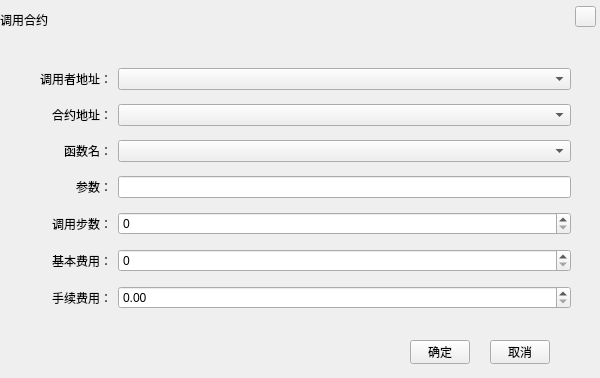
<?xml version="1.0" encoding="UTF-8"?>
<ui version="4.0">
 <class>CallContractWidgetUB</class>
 <widget class="QDialog" name="CallContractWidgetUB">
  <property name="geometry">
   <rect>
    <x>0</x>
    <y>0</y>
    <width>600</width>
    <height>378</height>
   </rect>
  </property>
  <property name="windowTitle">
   <string>Dialog</string>
  </property>
  <widget class="QLabel" name="title_Label">
   <property name="geometry">
    <rect>
     <x>0</x>
     <y>0</y>
     <width>600</width>
     <height>40</height>
    </rect>
   </property>
   <property name="text">
    <string>调用合约</string>
   </property>
  </widget>
  <widget class="QToolButton" name="closeBtn">
   <property name="geometry">
    <rect>
     <x>575</x>
     <y>6</y>
     <width>21</width>
     <height>21</height>
    </rect>
   </property>
   <property name="cursor">
    <cursorShape>PointingHandCursor</cursorShape>
   </property>
   <property name="text">
    <string/>
   </property>
  </widget>
  <widget class="QToolButton" name="okBtn">
   <property name="geometry">
    <rect>
     <x>410</x>
     <y>340</y>
     <width>60</width>
     <height>24</height>
    </rect>
   </property>
   <property name="cursor">
    <cursorShape>PointingHandCursor</cursorShape>
   </property>
   <property name="text">
    <string>确定</string>
   </property>
  </widget>
  <widget class="QToolButton" name="cancelBtn">
   <property name="geometry">
    <rect>
     <x>490</x>
     <y>340</y>
     <width>60</width>
     <height>24</height>
    </rect>
   </property>
   <property name="cursor">
    <cursorShape>PointingHandCursor</cursorShape>
   </property>
   <property name="text">
    <string>取消</string>
   </property>
  </widget>
  <widget class="QWidget" name="layoutWidget">
   <property name="geometry">
    <rect>
     <x>40</x>
     <y>60</y>
     <width>531</width>
     <height>261</height>
    </rect>
   </property>
   <layout class="QGridLayout" name="gridLayout">
    <item row="0" column="0">
     <widget class="QLabel" name="label_2">
      <property name="text">
       <string>调用者地址：</string>
      </property>
      <property name="alignment">
       <set>Qt::AlignRight|Qt::AlignTrailing|Qt::AlignVCenter</set>
      </property>
     </widget>
    </item>
    <item row="0" column="1">
     <widget class="QComboBox" name="callAddress"/>
    </item>
    <item row="1" column="0">
     <widget class="QLabel" name="label">
      <property name="text">
       <string>合约地址：</string>
      </property>
      <property name="alignment">
       <set>Qt::AlignRight|Qt::AlignTrailing|Qt::AlignVCenter</set>
      </property>
     </widget>
    </item>
    <item row="1" column="1">
     <widget class="QComboBox" name="contractAddress"/>
    </item>
    <item row="2" column="0">
     <widget class="QLabel" name="label_3">
      <property name="text">
       <string>函数名：</string>
      </property>
      <property name="alignment">
       <set>Qt::AlignRight|Qt::AlignTrailing|Qt::AlignVCenter</set>
      </property>
     </widget>
    </item>
    <item row="2" column="1">
     <widget class="QComboBox" name="function"/>
    </item>
    <item row="3" column="0">
     <widget class="QLabel" name="label_4">
      <property name="text">
       <string>参数：</string>
      </property>
      <property name="alignment">
       <set>Qt::AlignRight|Qt::AlignTrailing|Qt::AlignVCenter</set>
      </property>
     </widget>
    </item>
    <item row="3" column="1">
     <widget class="QLineEdit" name="param"/>
    </item>
    <item row="4" column="0">
     <widget class="QLabel" name="label_5">
      <property name="text">
       <string>调用步数：</string>
      </property>
      <property name="alignment">
       <set>Qt::AlignRight|Qt::AlignTrailing|Qt::AlignVCenter</set>
      </property>
     </widget>
    </item>
    <item row="4" column="1">
     <widget class="QSpinBox" name="gaslimit"/>
    </item>
    <item row="5" column="0">
     <widget class="QLabel" name="label_6">
      <property name="text">
       <string>基本费用：</string>
      </property>
      <property name="alignment">
       <set>Qt::AlignRight|Qt::AlignTrailing|Qt::AlignVCenter</set>
      </property>
     </widget>
    </item>
    <item row="5" column="1">
     <widget class="QSpinBox" name="gasprice"/>
    </item>
    <item row="6" column="0">
     <widget class="QLabel" name="label_7">
      <property name="text">
       <string>手续费用：</string>
      </property>
      <property name="alignment">
       <set>Qt::AlignRight|Qt::AlignTrailing|Qt::AlignVCenter</set>
      </property>
     </widget>
    </item>
    <item row="6" column="1">
     <widget class="QDoubleSpinBox" name="fee"/>
    </item>
   </layout>
  </widget>
  <zorder>layoutWidget</zorder>
  <zorder>title_Label</zorder>
  <zorder>okBtn</zorder>
  <zorder>cancelBtn</zorder>
  <zorder>closeBtn</zorder>
 </widget>
 <resources/>
 <connections/>
</ui>
